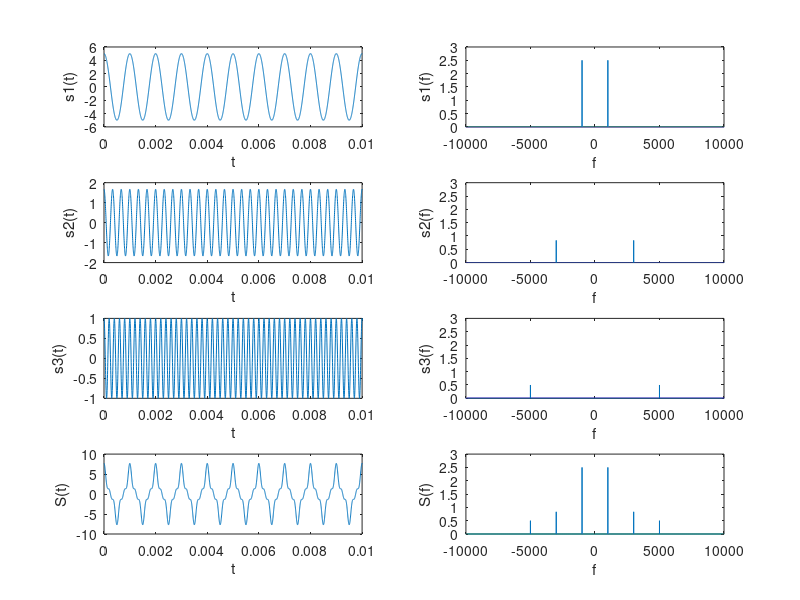
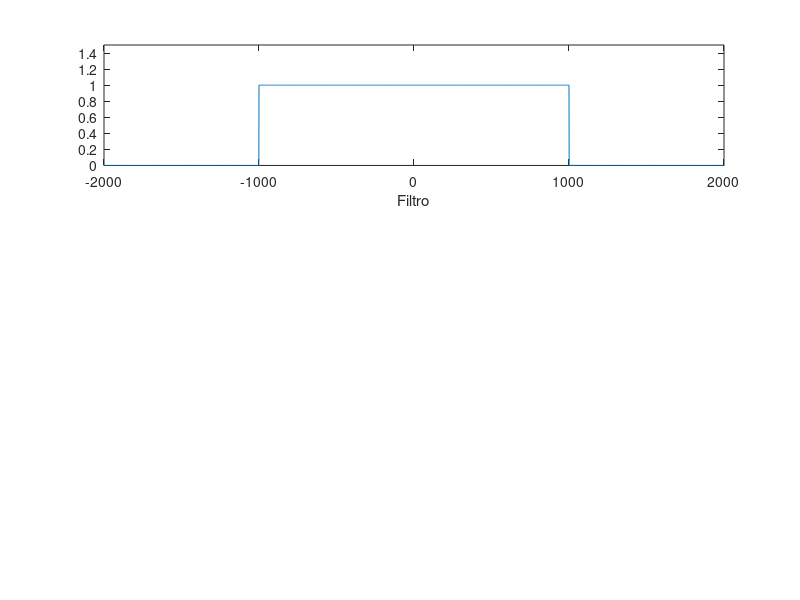

Source code (MATLAB) for these figures, in order: (Note: this script raises an error after producing the figures.)
%% Sinais no dominio do tempo
fs = 300e3;
t = 0:1/fs:1;

A1 = 5;
A2 = 5/3;
A3 = 1;

f1 = 1e3;
f2 = 3e3;
f3 = 5e3;

s1 = A1*cos(2*pi*f1.*t);
s2 = A2*cos(2*pi*f2.*t);
s3 = A3*cos(2*pi*f3.*t);

S = s1 + s2 + s3;

figure(1);
subplot(421);
plot(t, s1);
xlim([0 0.01]);
ylabel('s1(t)');
xlabel('t')

subplot(423);
plot(t, s2);
xlim([0 0.01]);
ylabel('s2(t)');
xlabel('t')

subplot(425);
plot(t, s3);
xlim([0 0.01]);
ylabel('s3(t)');
xlabel('t')

subplot(427);
plot(t, S);
xlim([0 0.01]);
ylabel('S(t)');
xlabel('t')

%% Sinais para lista da frequência

%s1
s1f = fft(s1);
S1F = fftshift(s1f)/length(s1f);

s2f = fft(s2);
S2F = fftshift(s2f)/length(s2f);

s3f = fft(s3);
S3F = fftshift(s3f)/length(s3f);

sf = fft(S);
SF = fftshift(sf)/length(sf);


f = [-fs/2:fs/2];

subplot(422);
plot(f,abs(S1F));
xlim([-10e3 10e3])
ylim([0 3])
xlabel('f')
ylabel('s1(f)')

subplot(424);
plot(f,abs(S2F));
xlim([-10e3 10e3])
ylim([0 3])
xlabel('f')
ylabel('s2(f)')

subplot(426);
plot(f,abs(S3F));
xlim([-10e3 10e3])
ylim([0 3])
xlabel('f')
ylabel('s3(f)')


subplot(428);
plot(f,abs(SF));
xlim([-10e3 10e3])
ylim([0 3])
xlabel('f')
ylabel('S(f)')

%% Filtros ideais

filtro_PB = [zeros(1,149000) ones(1,2e3+1) zeros(1,149000)];

figure(2)
subplot(311)
f = [-fs/2:fs/2];
plot(f,filtro_PB);
axis([-2000 2000 0 1.5]);
xlabel('Filtro');

filtro_PB = [zeros(1,149000) ones(1,2e3+1) zeros(1,149000)];

subplot(311)
f = [-fs/2:fs/2];
plot(f,filtro_PB_2);
axis([-2000 2000 0 1.5]);
xlabel('Filtro');